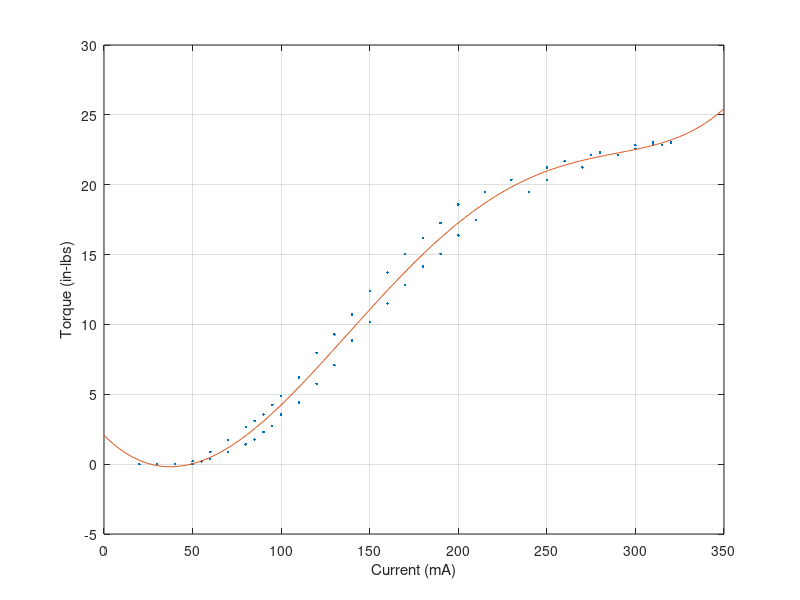

Recreate this plot in MATLAB. (Note: this script raises an error after producing the figure.)
%% Electric Hysteresis Brake Torque vs. Current Curve Fitting
%{
    This script will be used for the curve fitting and function generation
    of the current vs. torque curve that is provided with the brake. This
    will help determine the amount of torque that is being applied by the
    brake by the amount of current being supplied. To do this a polyfit
    must be done to generate the proper polynomial relationship between the
    two.

    Sam Kramer
    Jan 30, 2023
%}

% --Setup
    clear;clc;close all; format compact;

% --Parameters
    current_points = [20 70 80 110 110 130 140 150 160 170 180 190 230 250 ...
                        270 320 200 190 310 300 250 310 30 40 290 ...
                        240 210 215 250 260 190 275 315 300 280 120 ...
                        90 80 100 100 70 60 60 50 85 50 120 ...
                        150 140 160 90 130 200 170 180 95 95 ...
                        85 55];
    torque_points =  [00 .1 .3 0.5 0.7 0.8 1.0 1.4 1.3 1.7 1.6 1.7 2.3 2.3 ...
                        2.4 2.6 2.1 1.7 2.6 2.55 2.4 2.58 0.0 0.0 2.5...
                        2.2 1.975 2.2 2.4 2.45 1.95 2.5 2.58 2.58 2.52 0.9 ...
                        0.4 .16 0.4 0.55 0.195 0.1 0.04 0.025 0.2 0.001 0.65 ...
                        1.15 1.21 1.55 0.26 1.05 1.85 1.45 1.83 0.31 0.48 ...
                        0.35 0.02];
    Nm_Inlbs_conversion = 8.850;

% % --Plot data points
%     figure(1)
%     plot(current_points, torque_points, '*');
%         grid on
%         hold on
%         xlabel('Current (mA)')
%         ylabel('Torque (Nm)')
        
% --Convert data from Nm to in-lbs
    torque_points = torque_points .* Nm_Inlbs_conversion;
    
% --Plot new data
    figure(2)
    plot(current_points, torque_points,'.');
        grid on
        hold on
        xlabel('Current (mA)')
        ylabel('Torque (in-lbs)')
        
% --Fit data using polyfit
    P = polyfit(current_points, torque_points, 5);
    
% --Plot the polyfit data on the same plot to see the fit
    x = 0:1:350;
    A = P(1).*(x.^5) + P(2).*(x.^4) + P(3).*(x.^3) + P(4).*(x.^2) + P(5).*(x) + P(6);
    plot(x,A)
        xline(146)
        yline(10)
        
% --Fprintf data
    fprintf('The coefficiencts for the data are \n %3.5f, %3.5f, %3.5f %3.3f, %3.3f, %3.3f \n', P(1), P(2), P(3), P(4), P(5),P(6))
